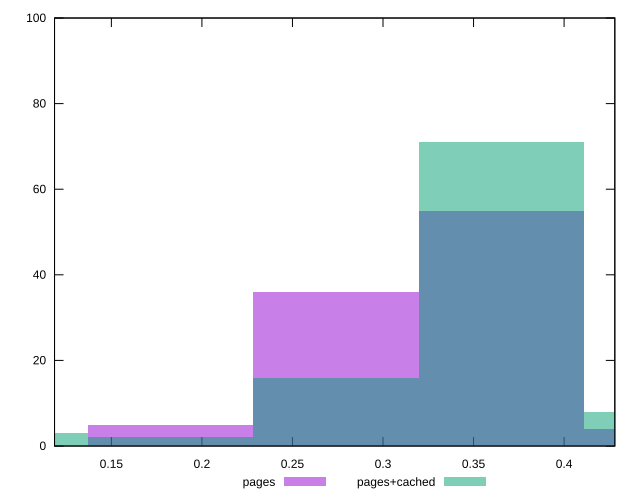

Write the gnuplot code that produced this figure.
reset

$pages <<EOF
0.1827808894911967 5
0.2741713342367951 36
0.3655617789823934 55
0.4569522237279917 4
EOF

$pagesCached <<EOF
0.2741713342367951 16
0.4569522237279917 8
0.3655617789823934 71
0.09139044474559835 3
0.1827808894911967 2
EOF

set key outside below
set boxwidth 0.09139044474559835
set xrange [0.11861803456742022:0.4280119113064858]
set yrange [0:100]
set trange [0:100]
set style fill transparent solid 0.5 noborder
set terminal svg size 640, 500 enhanced background rgb 'white'
set output "reprap/meta/pScore/comparison/histogram/0_vs_1.svg"

plot $pages title "pages" with boxes, \
     $pagesCached title "pages+cached" with boxes

reset
